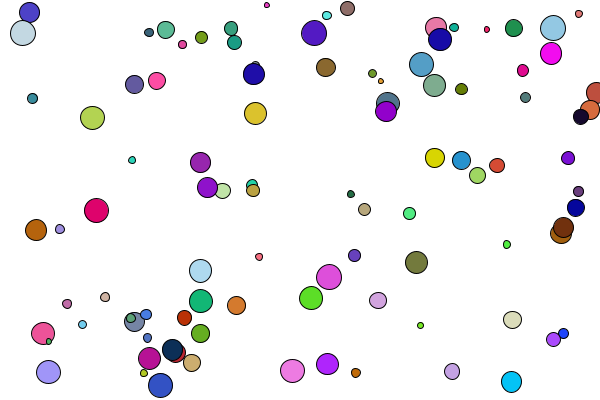
Frame 1 (no input)
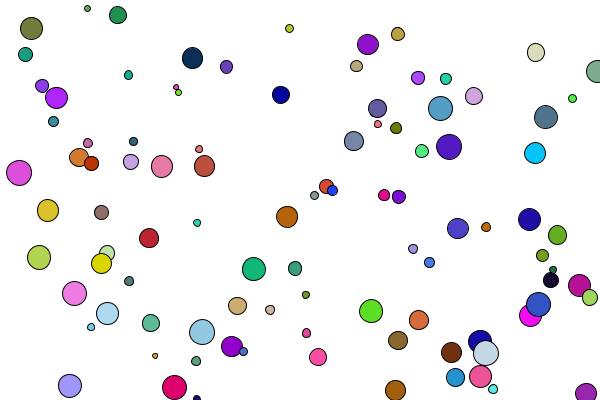
Frame 60 (the mouse pressed at the canvas centre just before this capture)
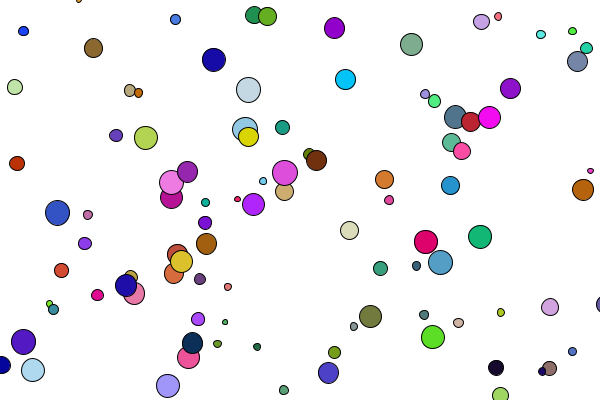
Frame 120 (the mouse held since frame 60 and released just before this capture)

The Processing sketch that drew these frames (run headless with seeded random() and noise(); from frame 60 on, the mouse is pressed at the canvas centre):

// Processing sketch: hw10_01
// ── hw10_01.pde
int ballNum = 100;
float[] x, y, vx, vy, d;
int[] c1,c2,c3;

void setup(){
  size(600, 400);
  x = new float[ballNum]; // memory allocation
  y = new float[ballNum];
  vx = new float[ballNum];
  vy = new float[ballNum];
  d = new float[ballNum];
  c2 = new int [ballNum];
  c1 = new int [ballNum];
  c3 = new int [ballNum];
  for(int i = 0; i < ballNum; i++){
    x[i] = random(d[i]/2, width-d[i]/2);
    y[i] = random(d[i]/2, height-d[i]/2);
    vx[i] = random(-25, 25);
    vy[i] = random(-25, 25);
    d[i] = random(5, 25);
    c1[i] = int(random(0, 255));
    c2[i] = int(random(0, 255));
    c3[i] = int(random(0, 255));
  }
}

void draw() {
  background(255);
  for (int i = 0; i < ballNum; ++i) {
    fill(c1[i], c2[i], c3[i]);
    ellipse(x[i],y[i],d[i],d[i]);
    x[i]=x[i]+vx[i];
    y[i]=y[i]+vy[i];
    if(x[i] < d[i]/2 || x[i] > width - d[i]/2 ){
      vx[i] =- vx[i];
    }
    if(y[i] < d[i]/2 || y[i] > height - d[i]/2){
      vy[i] =- vy[i];
    }
  }
}
